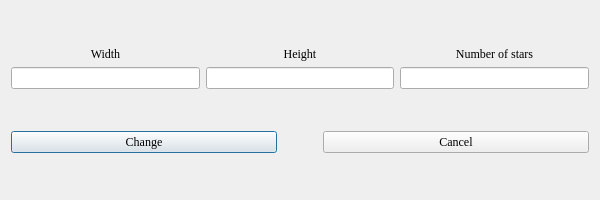
<?xml version="1.0" encoding="UTF-8"?>
<ui version="4.0">
 <class>WinChange</class>
 <widget class="QDialog" name="WinChange">
  <property name="geometry">
   <rect>
    <x>0</x>
    <y>0</y>
    <width>600</width>
    <height>200</height>
   </rect>
  </property>
  <property name="sizePolicy">
   <sizepolicy hsizetype="Fixed" vsizetype="Fixed">
    <horstretch>0</horstretch>
    <verstretch>0</verstretch>
   </sizepolicy>
  </property>
  <property name="font">
   <font>
    <family>Times New Roman</family>
   </font>
  </property>
  <property name="windowTitle">
   <string>Change window</string>
  </property>
  <layout class="QVBoxLayout" name="verticalLayout">
   <item>
    <layout class="QHBoxLayout" name="horizontalLayout">
     <item>
      <layout class="QVBoxLayout" name="verticalLayout_1">
       <item>
        <widget class="QLabel" name="label_Width">
         <property name="sizePolicy">
          <sizepolicy hsizetype="Preferred" vsizetype="Fixed">
           <horstretch>0</horstretch>
           <verstretch>0</verstretch>
          </sizepolicy>
         </property>
         <property name="text">
          <string>Width</string>
         </property>
         <property name="alignment">
          <set>Qt::AlignCenter</set>
         </property>
        </widget>
       </item>
       <item>
        <widget class="QLineEdit" name="lineEdit_Width"/>
       </item>
      </layout>
     </item>
     <item>
      <layout class="QVBoxLayout" name="verticalLayout_2">
       <item>
        <widget class="QLabel" name="label_Height">
         <property name="sizePolicy">
          <sizepolicy hsizetype="Preferred" vsizetype="Fixed">
           <horstretch>0</horstretch>
           <verstretch>0</verstretch>
          </sizepolicy>
         </property>
         <property name="text">
          <string>Height</string>
         </property>
         <property name="alignment">
          <set>Qt::AlignCenter</set>
         </property>
        </widget>
       </item>
       <item>
        <widget class="QLineEdit" name="lineEdit_Height"/>
       </item>
      </layout>
     </item>
     <item>
      <layout class="QVBoxLayout" name="verticalLayout_3">
       <item>
        <widget class="QLabel" name="label_Stars">
         <property name="sizePolicy">
          <sizepolicy hsizetype="Preferred" vsizetype="Fixed">
           <horstretch>0</horstretch>
           <verstretch>0</verstretch>
          </sizepolicy>
         </property>
         <property name="text">
          <string>Number of stars</string>
         </property>
         <property name="alignment">
          <set>Qt::AlignCenter</set>
         </property>
        </widget>
       </item>
       <item>
        <widget class="QLineEdit" name="lineEdit_Stars"/>
       </item>
      </layout>
     </item>
    </layout>
   </item>
   <item>
    <layout class="QHBoxLayout" name="horizontalLayout_2">
     <item>
      <widget class="QPushButton" name="pushButton_Change">
       <property name="text">
        <string>Change</string>
       </property>
      </widget>
     </item>
     <item>
      <spacer name="horizontalSpacer">
       <property name="orientation">
        <enum>Qt::Horizontal</enum>
       </property>
       <property name="sizeType">
        <enum>QSizePolicy::Preferred</enum>
       </property>
       <property name="sizeHint" stdset="0">
        <size>
         <width>40</width>
         <height>20</height>
        </size>
       </property>
      </spacer>
     </item>
     <item>
      <widget class="QPushButton" name="pushButton_Cancel">
       <property name="text">
        <string>Cancel</string>
       </property>
      </widget>
     </item>
    </layout>
   </item>
  </layout>
 </widget>
 <resources/>
 <connections/>
</ui>
